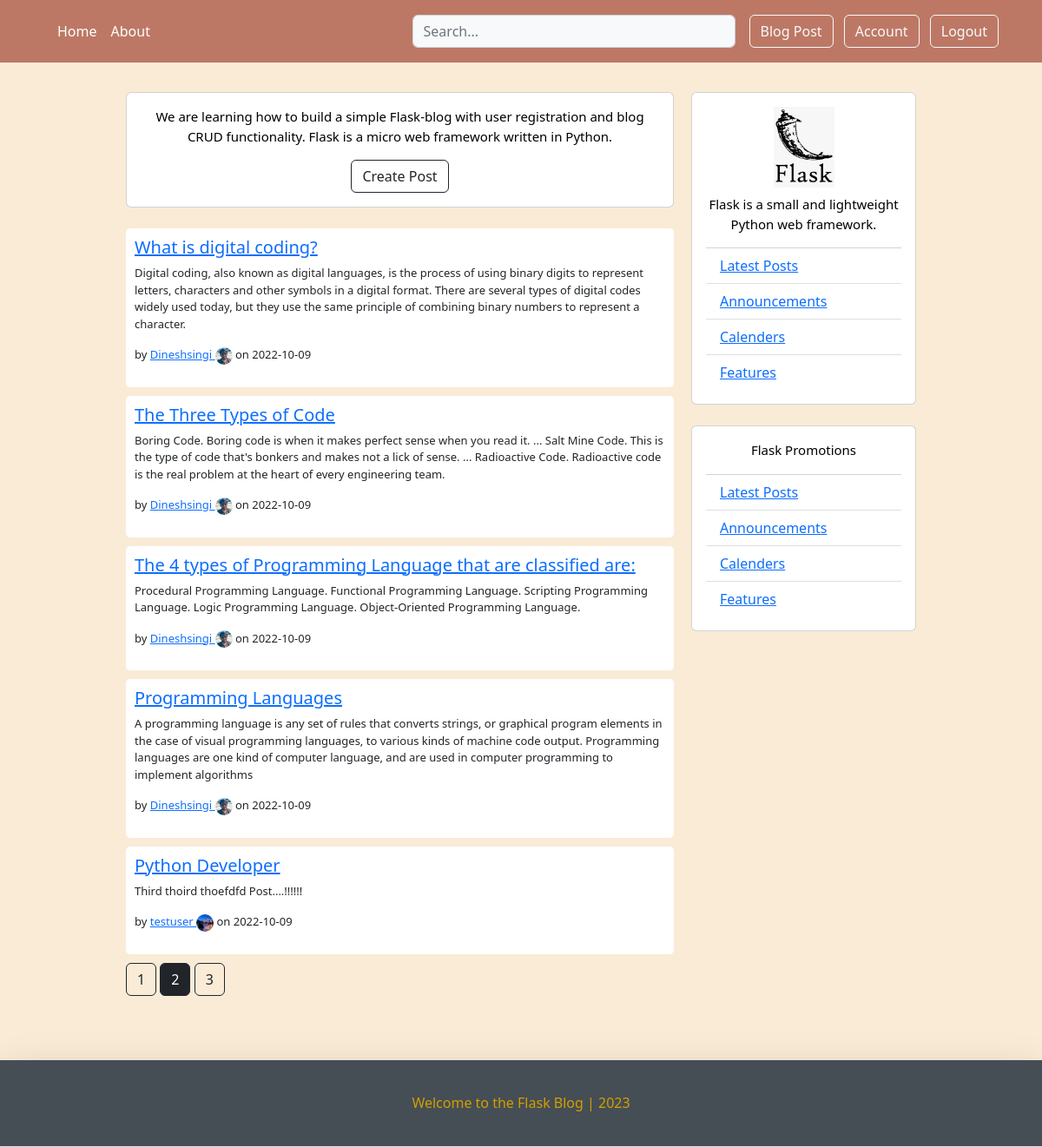
Page /home?page=2 (signed in) on the committed database.
### flaskblog/models.py (models this page shows, shortened)
class BlogPost(db.Model):
    id          = db.Column(db.Integer, primary_key=True)
    title       = db.Column(db.String(120), nullable=False)
    date_posted = db.Column(db.DateTime, nullable=False, default=datetime.utcnow)
    content     = db.Column(db.Text, nullable=False)
    user_id     = db.Column(db.Integer, db.ForeignKey('user.id'), nullable=False)

class User(db.Model, UserMixin):
    id          = db.Column(db.Integer, primary_key=True)
    username    = db.Column(db.String(25), unique=True, nullable=False)
    email       = db.Column(db.String(130), unique=True, nullable=False)
    image_file  = db.Column(db.String(35), nullable=False, default="default.jpg")
    password    = db.Column(db.String(65), nullable=False)
    posts       = db.relationship('BlogPost', backref='author', lazy=True)

### flaskblog/main/routes.py (the view)
@main.route("/")
@main.route("/home")
def home():
    page = request.args.get('page', 1, type=int)
    posts = BlogPost.query.order_by(BlogPost.date_posted.desc()).paginate(page=page, per_page=5)
    return render_template(template_name_or_list='home.html', title='Home', posts=posts)

### flaskblog/models.py (called while the page is built)
@login_manager.user_loader
def load_user(user_id):
    return User.query.get(int(user_id))

### flaskblog/templates/home.html (shortened to what this page needs)
{% extends "layout.html" %}
{% block content %}
<div class="container">
	<div class="row">
		<div class="left-column col-lg-7 offset-lg-1">
			<div class="d-lg-block mb-3">
				<div class="card m-auto d-lg-flex flex-column p-3">
					<p class="lead"> We are learning how to build a simple Flask-blog with user registration and blog CRUD functionality.
                        Flask is a micro web framework written in Python.</p>
					{% if current_user.is_authenticated %}
					<p class="m-sm-auto p-0"><a class="btn btn-outline-dark" href="{{ url_for('posts.create_post') }}">Create Post</a></p>
					{% endif %}
				</div>
                <br>
                {% if posts %}
				{% for post in posts.items %}
				<div class="blog-post-container">
					<h5><a href="{{url_for('posts.post', post_id=post.id)}}"> {{ post.title }} </a></h5>
					<p style="font-size: small;" > {{ post.content }}</p>
					<p style="font-size: small;"> by <a href="{{ url_for('users.user_posts', username=post.author.username) }}"> {{ post.author.username }} </a> <img height="20px" width="20px" class="rounded-circle" src="{{ url_for('static', filename='images/'+ post.author.image_file) }}" alt="..."> on {{ post.date_posted.strftime('%Y-%m-%d') }}</p>
				</div>
				{% endfor %}
				{% for page_num in posts.iter_pages(left_edge=1, right_edge=1, left_current=1, right_current=2) %}
					{% if page_num %}
						{% if posts.page == page_num %}
					<a class="btn btn-dark mb-4" href="{{ url_for('main.home', page=page_num) }}"> {{ page_num }}</a>
						{% else %}
					<a class="btn btn-outline-dark mb-4" href="{{ url_for('main.home', page=page_num) }}"> {{ page_num }}</a>
					{% endif %}
					{% else %}
					...
					{% endif %}
				{% endfor %}
				{% else %}
				<div class="blog-post-container">
					<p style="font-size: small; color: #a94442; font-family: Arial"> No Results... </p>
				</div>
				{% endif %}
			</div>
		</div>
		<div class="right-column col-sm-3 d-lg-flex d-flex flex-column">
			<div class="card create-post-bar d-flex flex-column p-3">
				<img class="img-fluid d-block m-auto pb-2" src="static/images/flask.jpg" width="70" height="35">
				<p class="lead"> Flask is a small and lightweight Python web framework.</p>
				<ul class="list-group list-group-flush">
					<li class="list-group-item"><a href="#"> Latest Posts </a></li>
					<li class="list-group-item"><a href="#"> Announcements  </a></li>
					<li class="list-group-item"><a href="#"> Calenders </a></li>
					<li class="list-group-item"><a href="#"> Features </a></li>
				</ul>
			</div>
			<br>
			<div class="card create-post-bar d-flex flex-column p-3">
				<p class="lead"> <strong> Flask Promotions </strong> </p>
				<ul class="list-group list-group-flush">
					<li class="list-group-item"><a href="#"> Latest Posts </a></li>
					<li class="list-group-item"><a href="#"> Announcements  </a></li>
					<li class="list-group-item"><a href="#"> Calenders </a></li>
					<li class="list-group-item"><a href="#"> Features </a></li>
				</ul>
			</div>
		</div>
		</div>
	</div>
</div>
<br>
{% endblock content %}

### flaskblog/static/main.css (style rules this page uses)
body { background-color: antiquewhite; }

### flaskblog/templates/home.html (style rules this page uses)
body { background-color: antiquewhite; }
.blog-post-container { background-color: #fff; margin-bottom: 10px; width: 100%; border-radius: 5px; padding: 10px; font-size: 15px; }
.left-column { padding: 10px; }
.right-column { color: black; padding: 10px; }
.lead { font-size: 15px; color: black; text-align: center; }

### rows in the picture
BlogPost: title "What is digital coding?", content "Digital coding, also known as digital languages, is the process of using binary digits to represent letters, characters and other symbols in a digital format. There are several types of digital codes widely used today, but they use the same principle of combining binary numbers to represent a character.", author.username "Dineshsingi", image_file (picture), date_posted "2022-10-09"
BlogPost: title "The Three Types of Code", content "Boring Code. Boring code is when it makes perfect sense when you read it. ... Salt Mine Code. This is the type of code that's bonkers and makes not a lick of sense. ... Radioactive Code. Radioactive code is the real problem at the heart of every engineering team.", author.username "Dineshsingi", image_file (picture), date_posted "2022-10-09"
BlogPost: title "The 4 types of Programming Language that are classified are:", content "Procedural Programming Language. Functional Programming Language. Scripting Programming Language. Logic Programming Language. Object-Oriented Programming Language.", author.username "Dineshsingi", image_file (picture), date_posted "2022-10-09"
BlogPost: title "Programming Languages", content "A programming language is any set of rules that converts strings, or graphical program elements in the case of visual programming languages, to various kinds of machine code output. Programming languages are one kind of computer language, and are used in computer programming to implement algorithms", author.username "Dineshsingi", image_file (picture), date_posted "2022-10-09"
BlogPost: title "Python Developer", content "Third thoird thoefdfd Post....!!!!!!", author.username "testuser", image_file (picture), date_posted "2022-10-09"

### other values in the picture
{{ page_num }} "1" "3"
{{ page_num }} "2"
